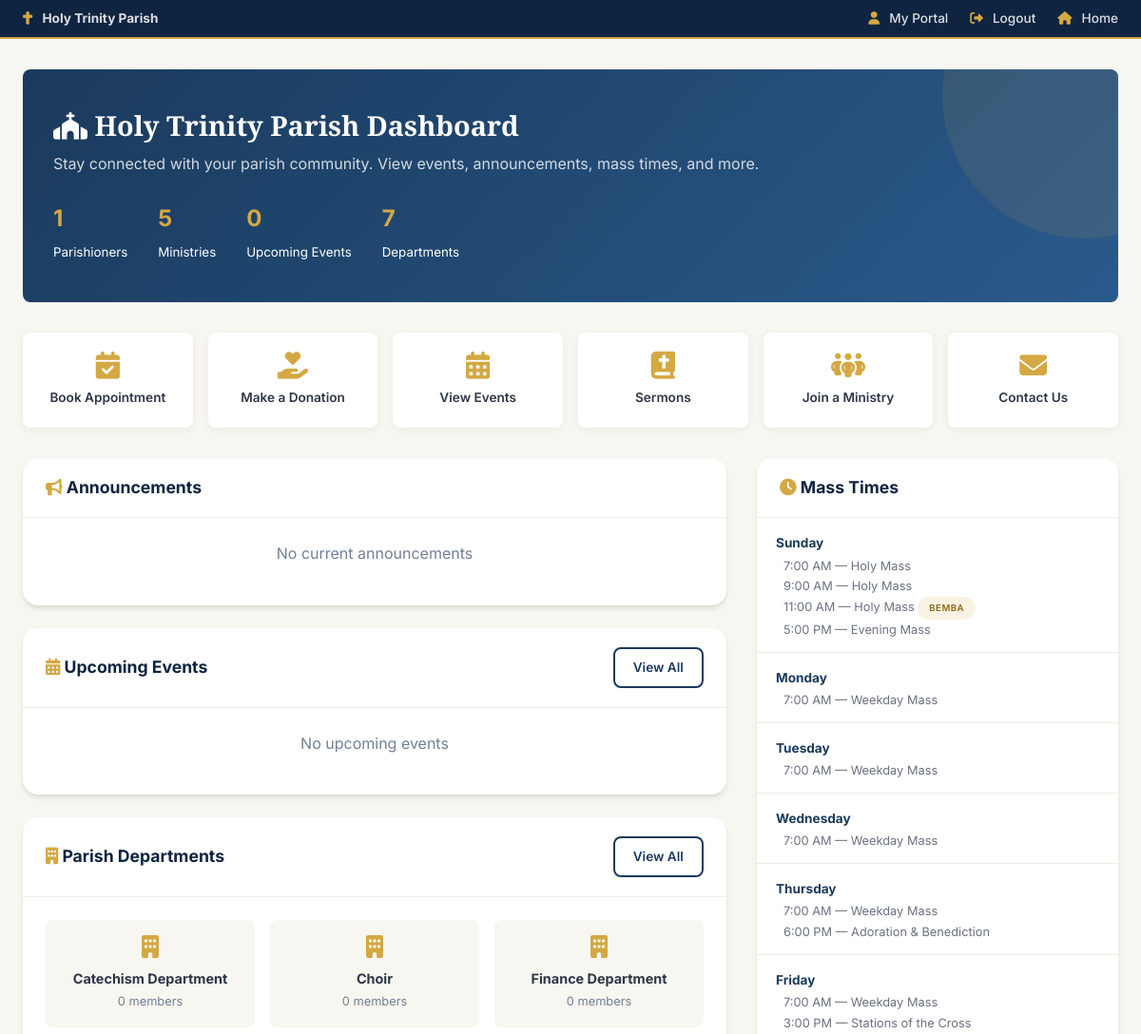
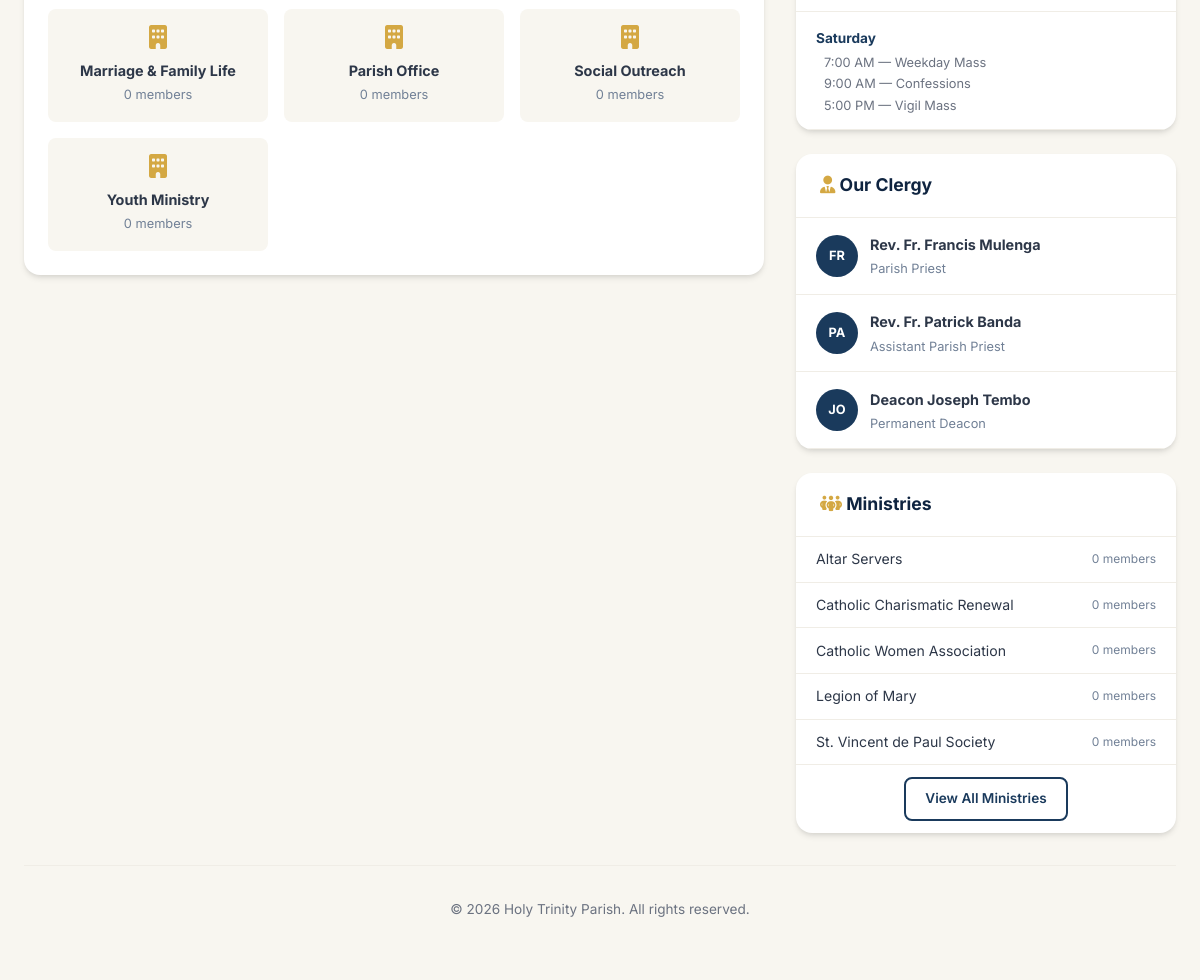
/pages/dashboard.php (signed in), run on the app's committed database (2 pictures, top to bottom).
### tables this page shows
CREATE TABLE departments (
    id INT AUTO_INCREMENT PRIMARY KEY,
    name VARCHAR(150) NOT NULL,
    slug VARCHAR(150) UNIQUE NOT NULL,
    description TEXT,
    head_user_id INT,
    email VARCHAR(255),
    phone VARCHAR(20),
    is_active TINYINT(1) DEFAULT 1,
    created_at TIMESTAMP DEFAULT CURRENT_TIMESTAMP,
    updated_at TIMESTAMP DEFAULT CURRENT_TIMESTAMP ON UPDATE CURRENT_TIMESTAMP,
    FOREIGN KEY (head_user_id) REFERENCES users(id) ON DELETE SET NULL
);

CREATE TABLE mass_schedules (
    id INT AUTO_INCREMENT PRIMARY KEY,
    day_of_week ENUM('Monday','Tuesday','Wednesday','Thursday','Friday','Saturday','Sunday') NOT NULL,
    time TIME NOT NULL,
    mass_type VARCHAR(100) NOT NULL,
    language VARCHAR(50) DEFAULT 'English',
    location VARCHAR(150) DEFAULT 'Main Church',
    celebrant_id INT,
    is_active TINYINT(1) DEFAULT 1,
    created_at TIMESTAMP DEFAULT CURRENT_TIMESTAMP,
    FOREIGN KEY (celebrant_id) REFERENCES clergy(id) ON DELETE SET NULL
);

CREATE TABLE clergy (
    id INT AUTO_INCREMENT PRIMARY KEY,
    user_id INT,
    title VARCHAR(50) NOT NULL,
    full_name VARCHAR(200) NOT NULL,
    position VARCHAR(150) NOT NULL,
    bio TEXT,
    photo VARCHAR(255),
    ordination_date DATE,
    appointment_date DATE,
    is_active TINYINT(1) DEFAULT 1,
    display_order INT DEFAULT 0,
    created_at TIMESTAMP DEFAULT CURRENT_TIMESTAMP,
    FOREIGN KEY (user_id) REFERENCES users(id) ON DELETE SET NULL
);

CREATE TABLE ministries (
    id INT AUTO_INCREMENT PRIMARY KEY,
    name VARCHAR(150) NOT NULL,
    description TEXT,
    leader_id INT,
    meeting_schedule VARCHAR(255),
    is_active TINYINT(1) DEFAULT 1,
    image VARCHAR(255),
    created_at TIMESTAMP DEFAULT CURRENT_TIMESTAMP,
    FOREIGN KEY (leader_id) REFERENCES users(id) ON DELETE SET NULL
);

### config/app.php (called while the page is built, shortened)
<?php
require_once APP_ROOT . '/config/database.php';
function sanitize($input) {
    return htmlspecialchars(trim($input), ENT_QUOTES, 'UTF-8');
}
function isLoggedIn() {
    return isset($_SESSION['user_id']);
}
function formatTime($time) {
    return date('g:i A', strtotime($time));
}

### config/database.php (called while the page is built, shortened)
<?php
class Database {
    private static $instance = null;
    private $connection;
    private function __construct() {
        try {
            $dsn = "mysql:host=" . DB_HOST . ";dbname=" . DB_NAME . ";charset=" . DB_CHARSET;
            $this->connection = new PDO($dsn, DB_USER, DB_PASS, [
                PDO::ATTR_ERRMODE => PDO::ERRMODE_EXCEPTION,
                PDO::ATTR_DEFAULT_FETCH_MODE => PDO::FETCH_ASSOC,
                PDO::ATTR_EMULATE_PREPARES => false,
            ]);
        } catch (PDOException $e) {
            error_log("Database connection failed: " . $e->getMessage());
            die("Database connection failed. Please try again later.");
        }
    }
    public static function getInstance() {
        if (self::$instance === null) {
            self::$instance = new self();
        }
        return self::$instance;
    }
    public function query($sql, $params = []) {
        $stmt = $this->connection->prepare($sql);
        $stmt->execute($params);
        return $stmt;
    }
    public function fetch($sql, $params = []) {
        return $this->query($sql, $params)->fetch();
    }
    public function fetchAll($sql, $params = []) {
        return $this->query($sql, $params)->fetchAll();
    }
}

### pages/dashboard.php (the view, shortened to what this page needs)
<?php
require_once __DIR__ . '/../config/app.php';
$db = Database::getInstance();
$upcomingEvents = $db->fetchAll(
    "SELECT * FROM events WHERE event_date >= CURDATE() AND status = 'published' ORDER BY event_date ASC LIMIT 6"
);
$announcements = $db->fetchAll(
    "SELECT * FROM announcements WHERE (expiry_date IS NULL OR expiry_date >= CURDATE())
     AND (publish_date IS NULL OR publish_date <= CURDATE())
     ORDER BY is_pinned DESC, priority DESC, created_at DESC LIMIT 8"
);
$massSchedule = $db->fetchAll(
    "SELECT * FROM mass_schedules WHERE is_active = 1
     ORDER BY FIELD(day_of_week, 'Sunday','Monday','Tuesday','Wednesday','Thursday','Friday','Saturday'), time ASC"
);
$clergy = $db->fetchAll("SELECT * FROM clergy WHERE is_active = 1 ORDER BY display_order");
$departments = $db->fetchAll(
    "SELECT d.*, (SELECT COUNT(*) FROM department_members WHERE department_id = d.id) as member_count
     FROM departments d WHERE d.is_active = 1 ORDER BY d.name"
);
$ministries = $db->fetchAll(
    "SELECT m.*, (SELECT COUNT(*) FROM ministry_members WHERE ministry_id = m.id) as member_count
     FROM ministries m WHERE m.is_active = 1 ORDER BY m.name"
);
$totalParishioners = $db->fetch("SELECT COUNT(*) as cnt FROM users WHERE is_active = 1")['cnt'];
$totalMinistries = $db->fetch("SELECT COUNT(*) as cnt FROM ministries WHERE is_active = 1")['cnt'];
$totalEvents = $db->fetch("SELECT COUNT(*) as cnt FROM events WHERE event_date >= CURDATE() AND status = 'published'")['cnt'];
?>
<!DOCTYPE html>
<html lang="en">
<head>
    <link rel="stylesheet" href="https://cdnjs.cloudflare.com/ajax/libs/font-awesome/6.5.1/css/all.min.css">
    <link rel="stylesheet" href="/holy-trinity/assets/css/style.css">
</head>
<body>
    <div class="top-bar">
        <div class="container top-bar-inner">
            <div class="top-bar-left">
                <span><i class="fas fa-cross" style="color:var(--gold);"></i> <strong>Holy Trinity Parish</strong></span>
            </div>
            <div class="top-bar-right">
                <?php if (isLoggedIn()): ?>
                    <a href="/holy-trinity/portal/dashboard.php" style="color:inherit; text-decoration:none;"><i class="fas fa-user"></i> My Portal</a>
                    <a href="/holy-trinity/auth/logout.php" style="color:inherit; text-decoration:none;"><i class="fas fa-sign-out-alt"></i> Logout</a>
                <?php else: ?>
                    <a href="/holy-trinity/auth/login.php" style="color:inherit; text-decoration:none;"><i class="fas fa-sign-in-alt"></i> Login</a>
                    <a href="/holy-trinity/auth/register.php" style="color:inherit; text-decoration:none;"><i class="fas fa-user-plus"></i> Register</a>
                <?php endif; ?>
                <a href="/holy-trinity/index.php" style="color:inherit; text-decoration:none;"><i class="fas fa-home"></i> Home</a>
            </div>
        </div>
    </div>
    <div style="max-width:1200px; margin:0 auto; padding:2rem 1.5rem;">
        <div class="public-dash-header">
            <h1><i class="fas fa-church"></i> Holy Trinity Parish Dashboard</h1>
            <p>Stay connected with your parish community. View events, announcements, mass times, and more.</p>
            <div style="display:flex; gap:2rem; margin-top:1.5rem;">
                <div><strong style="font-size:1.5rem; color:var(--gold);"><?= $totalParishioners ?></strong><br><small>Parishioners</small></div>
                <div><strong style="font-size:1.5rem; color:var(--gold);"><?= $totalMinistries ?></strong><br><small>Ministries</small></div>
                <div><strong style="font-size:1.5rem; color:var(--gold);"><?= $totalEvents ?></strong><br><small>Upcoming Events</small></div>
                <div><strong style="font-size:1.5rem; color:var(--gold);"><?= count($departments) ?></strong><br><small>Departments</small></div>
            </div>
        </div>
        <div class="quick-links">
            <a href="/holy-trinity/appointments/book.php" class="quick-link">
                <i class="fas fa-calendar-check"></i>
                <span>Book Appointment</span>
            </a>
            <a href="/holy-trinity/donations/donate.php" class="quick-link">
                <i class="fas fa-hand-holding-heart"></i>
                <span>Make a Donation</span>
            </a>
            <a href="/holy-trinity/pages/events.php" class="quick-link">
                <i class="fas fa-calendar-alt"></i>
                <span>View Events</span>
            </a>
            <a href="/holy-trinity/pages/sermons.php" class="quick-link">
                <i class="fas fa-bible"></i>
                <span>Sermons</span>
            </a>
            <a href="/holy-trinity/pages/ministries.php" class="quick-link">
                <i class="fas fa-people-group"></i>
                <span>Join a Ministry</span>
            </a>
            <a href="/holy-trinity/pages/contact.php" class="quick-link">
                <i class="fas fa-envelope"></i>
                <span>Contact Us</span>
            </a>
        </div>
        <div style="display:grid; grid-template-columns:1fr 380px; gap:2rem;" class="grid-2">
            <div>
                <div class="card mb-3">
                    <div class="card-header">
                        <h3><i class="fas fa-bullhorn" style="color:var(--gold);"></i> Announcements</h3>
                    </div>
                    <div class="card-body" style="padding:0;">
                        <?php if (empty($announcements)): ?>
                            <p class="text-muted text-center" style="padding:1.5rem;">No current announcements</p>
                        <?php endif; ?>
                    </div>
                </div>
                <div class="card mb-3">
                    <div class="card-header">
                        <h3><i class="fas fa-calendar-alt" style="color:var(--gold);"></i> Upcoming Events</h3>
                        <a href="/holy-trinity/pages/events.php" class="btn btn-sm btn-outline">View All</a>
                    </div>
                    <div class="card-body" style="padding:0;">
                        <?php if (empty($upcomingEvents)): ?>
                            <p class="text-muted text-center" style="padding:1.5rem;">No upcoming events</p>
                        <?php endif; ?>
                    </div>
                </div>
                <div class="card">
                    <div class="card-header">
                        <h3><i class="fas fa-building" style="color:var(--gold);"></i> Parish Departments</h3>
                        <a href="/holy-trinity/pages/departments.php" class="btn btn-sm btn-outline">View All</a>
                    </div>
                    <div class="card-body">
                        <div style="display:grid; grid-template-columns:repeat(auto-fit, minmax(200px, 1fr)); gap:1rem;">
                            <?php foreach ($departments as $d): ?>
                            <div style="padding:1rem; background:var(--off-white); border-radius:var(--radius); text-align:center;">
                                <i class="fas fa-building" style="font-size:1.5rem; color:var(--gold); margin-bottom:0.5rem; display:block;"></i>
                                <strong style="font-size:0.9rem;"><?= sanitize($d['name']) ?></strong>
                                <div class="text-muted" style="font-size:0.8rem;"><?= $d['member_count'] ?> members</div>
                            </div>
                            <?php endforeach; ?>
                        </div>
                    </div>
                </div>
            </div>
            <div>
                <div class="card mb-3">
                    <div class="card-header">
                        <h3><i class="fas fa-clock" style="color:var(--gold);"></i> Mass Times</h3>
                    </div>
                    <div class="card-body" style="padding:0;">
                        <?php
                        $grouped = [];
                        foreach ($massSchedule as $ms) $grouped[$ms['day_of_week']][] = $ms;
                        foreach ($grouped as $day => $masses):
                        ?>
                        <div style="padding:0.75rem 1.25rem; border-bottom:1px solid var(--light-gray);">
                            <strong style="font-size:0.85rem; color:var(--primary);"><?= $day ?></strong>
                            <?php foreach ($masses as $m): ?>
                                <div style="font-size:0.8rem; color:var(--gray); padding-left:0.5rem;">
                                    <?= formatTime($m['time']) ?> &mdash; <?= sanitize($m['mass_type']) ?>
                                    <?php if ($m['language'] !== 'English'): ?><span class="badge badge-gold" style="font-size:0.6rem;"><?= sanitize($m['language']) ?></span><?php endif; ?>
                                </div>
                            <?php endforeach; ?>
                        </div>
                        <?php endforeach; ?>
                    </div>
                </div>
                <div class="card mb-3">
                    <div class="card-header">
                        <h3><i class="fas fa-user-tie" style="color:var(--gold);"></i> Our Clergy</h3>
                    </div>
                    <div class="card-body" style="padding:0;">
                        <?php foreach ($clergy as $c): ?>
                        <div style="padding:0.85rem 1.25rem; border-bottom:1px solid var(--light-gray); display:flex; align-items:center; gap:0.75rem;">
                            <?php if ($c['photo']): ?>
                                <img src="/holy-trinity/uploads/clergy/<?= sanitize($c['photo']) ?>" style="width:42px; height:42px; border-radius:50%; object-fit:cover;">
                            <?php else: ?>
                                <div style="width:42px; height:42px; border-radius:50%; background:var(--primary); color:var(--white); display:flex; align-items:center; justify-content:center; font-weight:700; font-size:0.8rem;">
                                    <?= strtoupper(substr($c['full_name'],0,2)) ?>
                                </div>
                            <?php endif; ?>
                            <div>
                                <strong style="font-size:0.9rem;"><?= sanitize($c['title'] . ' ' . $c['full_name']) ?></strong>
                                <div class="text-muted" style="font-size:0.8rem;"><?= sanitize($c['position']) ?></div>
                            </div>
                        </div>
                        <?php endforeach; ?>
                    </div>
                </div>
                <div class="card">
                    <div class="card-header">
                        <h3><i class="fas fa-people-group" style="color:var(--gold);"></i> Ministries</h3>
                    </div>
                    <div class="card-body" style="padding:0;">
                        <?php foreach (array_slice($ministries, 0, 6) as $m): ?>
                        <div style="padding:0.65rem 1.25rem; border-bottom:1px solid var(--light-gray); display:flex; justify-content:space-between; align-items:center; font-size:0.88rem;">
                            <span><?= sanitize($m['name']) ?></span>
                            <span class="text-muted" style="font-size:0.75rem;"><?= $m['member_count'] ?> members</span>
                        </div>
                        <?php endforeach; ?>
                        <div style="padding:0.75rem 1.25rem; text-align:center;">
                            <a href="/holy-trinity/pages/ministries.php" class="btn btn-sm btn-outline">View All Ministries</a>
                        </div>
                    </div>
                </div>
            </div>
        </div>
        <div style="text-align:center; padding:2rem 0 1rem; color:var(--gray); font-size:0.85rem; border-top:1px solid var(--light-gray); margin-top:2rem;">
            <p>&copy; <?= date('Y') ?> Holy Trinity Parish. All rights reserved.</p>
        </div>
    </div>
</body>
</html>

### data on the page
departments: name "Catechism Department", member_count "0"
departments: name "Choir", member_count "0"
departments: name "Finance Department", member_count "0"
departments: name "Marriage & Family Life", member_count "0"
departments: name "Parish Office", member_count "0"
departments: name "Social Outreach", member_count "0"
departments: name "Youth Ministry", member_count "0"
mass_schedules: time "7:00 AM", mass_type "Holy Mass"
mass_schedules: time "9:00 AM", mass_type "Holy Mass"
mass_schedules: time "11:00 AM", mass_type "Holy Mass", language "BEMBA"
mass_schedules: time "5:00 PM", mass_type "Evening Mass"
mass_schedules: time "7:00 AM", mass_type "Weekday Mass"
mass_schedules: time "7:00 AM", mass_type "Weekday Mass"
mass_schedules: time "7:00 AM", mass_type "Weekday Mass"
mass_schedules: time "7:00 AM", mass_type "Weekday Mass"
mass_schedules: time "6:00 PM", mass_type "Adoration & Benediction"
mass_schedules: time "7:00 AM", mass_type "Weekday Mass"
mass_schedules: time "3:00 PM", mass_type "Stations of the Cross"
mass_schedules: time "7:00 AM", mass_type "Weekday Mass"
mass_schedules: time "9:00 AM", mass_type "Confessions"
mass_schedules: time "5:00 PM", mass_type "Vigil Mass"
clergy: full_name "FR", title+full_name "Rev. Fr. Francis Mulenga", position "Parish Priest"
clergy: full_name "PA", title+full_name "Rev. Fr. Patrick Banda", position "Assistant Parish Priest"
clergy: full_name "JO", title+full_name "Deacon Joseph Tembo", position "Permanent Deacon"
ministries: name "Altar Servers", member_count "0"
ministries: name "Catholic Charismatic Renewal", member_count "0"
ministries: name "Catholic Women Association", member_count "0"
ministries: name "Legion of Mary", member_count "0"
ministries: name "St. Vincent de Paul Society", member_count "0"

### other printed values
$totalParishioners "1"
$totalMinistries "5"
$totalEvents "0"
count($departments) "7"
$day "Sunday"
$day "Monday"
$day "Tuesday"
$day "Wednesday"
$day "Thursday"
$day "Friday"
$day "Saturday"
